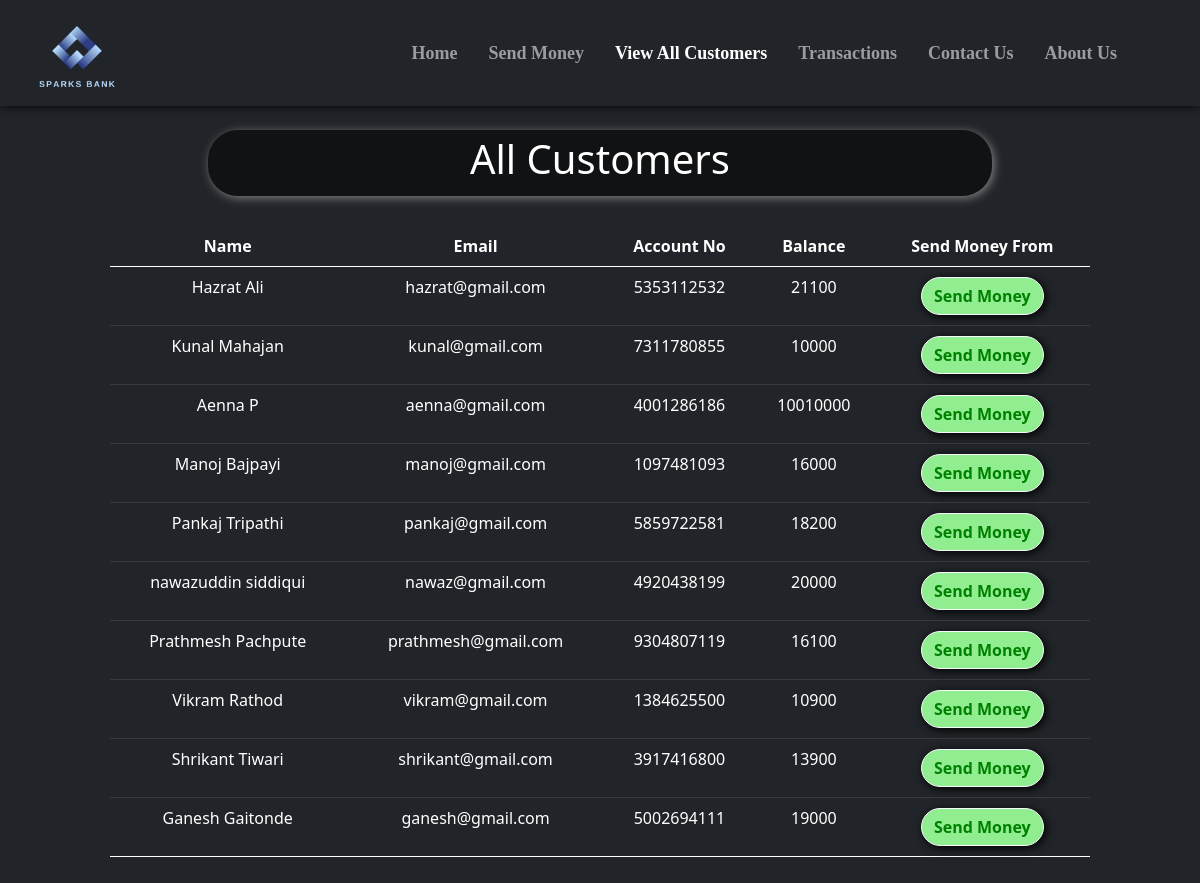
/all_cust.php, run on the app's committed database.
### tables this page shows
CREATE TABLE `users` (
  `sr` int(11) NOT NULL,
  `name` varchar(20) NOT NULL,
  `email` varchar(20) NOT NULL,
  `accno` varchar(10) NOT NULL,
  `blc` bigint(20) NOT NULL
);

### all_cust.php (the view, shortened to what this page needs)
<!doctype html>
<html lang="en">
<head>
    <link href="https://cdn.jsdelivr.net/npm/bootstrap@5.0.2/dist/css/bootstrap.min.css" rel="stylesheet"
>
    <link rel="stylesheet" href="https://cdnjs.cloudflare.com/ajax/libs/font-awesome/5.15.3/css/all.min.css"
 />
</head>
<body style="background-color:#212529;">
    <?php include 'spin.php'; ?>
    <nav class="navbar navbar-expand-lg navbar-dark bg-dark fixed fixed-top"
        style="font-family:candara; font-size:18px; box-shadow: 0px 0px 10px 0px black;">
        <div class="container-fluid">
            <a href="index.php"><img src="statics\logo.png" alt=""
                    style="height: 80px; margin-left:25px; margin-top:10px;"></a>
        </div>
        <div class="collapse navbar-collapse" id="navbarSupportedContent">
            <b>
                <ul class="navbar-nav ">
                    <li class="nav-item nav-links" style="margin-left:15px;">
                        <a class="nav-link text-nowrap" aria-current="page" href="index.php">Home</a>
                    </li>
                    <li class="nav-item" style="margin-left:15px; ">
                        <a class="nav-link text-nowrap" href="send_money.php">Send Money</a>
                    </li>
                    <li class="nav-item" style="margin-left:15px;">
                        <a class="nav-link text-nowrap active" href="all_cust.php">View All Customers</a>
                    </li>
                    <li class="nav-item" style="margin-left:15px;">
                        <a class="nav-link text-nowrap" href="transactions.php">Transactions</a>
                    </li>
                    <li class="nav-item" style="margin-left:15px;">
                        <a class="nav-link text-nowrap" href="contact_us.php">Contact Us</a>
                    </li>
                    <li class="nav-item" style="margin-left:15px; margin-right:75px;">
                        <a class="nav-link text-nowrap" href="about_us.php">About Us</a>
                    </li>
                </ul>
            </b>
        </div>
    </nav>
    <center>
        <div class="container" style="margin-top: 10%; padding:10px 80px 10px 80px; ">
            <div
                style="width:80%; background-color:rgba(0,0,0,.5); padding:5px 5px 5px 5px; border-radius:30px; box-shadow: 2px 2px 10px gray;">
                <h1 style=" color:white;">All Customers</h1>
            </div>
            <?php
    $conn = mysqli_connect($servername, $username, $password, $database);
    if(!$conn){
        die("Connection not established: ".mysqli_connect_error());
    }else{
        $sql = "SELECT * FROM `users`";
        $result = mysqli_query($conn, $sql);
?>
            <table class="table table-dark" style="margin-top: 30px;">
                <thead>
                    <tr>
                        <th scope="col">Name</th>
                        <th scope="col">Email</th>
                        <th scope="col">Account No</th>
                        <th scope="col">Balance</th>
                        <th scope="col">Send Money From</th>
                    </tr>
                </thead>
                <?php
echo "<tbody>";
        while($row = mysqli_fetch_assoc($result)){
        echo    '
            <tr>
              <td>'.$row['name'].'</td>
              <td>'.$row['email'].'</td>
              <td>'.$row['accno'].'</td>
              <td>'.$row['blc'].'</td>
              <td style="padding:10px 10px 10px 10px">
              <a href="send_money.php?reads='.$row['accno'].'"
              <button type="button" class="btn mybtn btn-outline-light">Send Money</button>
              </a>
              </td>
            </tr>';
    }
    }
    echo "</tbody>";
?>
        </div>
    </center>
</body>
</html>

### spin.php (shortened to what this page needs)
<html>
<head>
<link rel="stylesheet" href="https://cdnjs.cloudflare.com/ajax/libs/font-awesome/5.15.3/css/all.min.css" />
</head>
<body>
    </body>
</html>

### all_cust.php (style rules this page uses)
th, td { text-align: center; }
.mybtn { box-shadow: 2px 2px 10px black; border-radius: 30px; font-weight: bold; background-color: lightgreen; color: green; }

### data on the page
users: name "Hazrat Ali", email "hazrat@gmail.com", accno "5353112532", blc "21100"
users: name "Kunal Mahajan", email "kunal@gmail.com", accno "7311780855", blc "10000"
users: name "Aenna P", email "aenna@gmail.com", accno "4001286186", blc "10010000"
users: name "Manoj Bajpayi", email "manoj@gmail.com", accno "1097481093", blc "16000"
users: name "Pankaj Tripathi", email "pankaj@gmail.com", accno "5859722581", blc "18200"
users: name "nawazuddin siddiqui", email "nawaz@gmail.com", accno "4920438199", blc "20000"
users: name "Prathmesh Pachpute", email "prathmesh@gmail.com", accno "9304807119", blc "16100"
users: name "Vikram Rathod", email "vikram@gmail.com", accno "1384625500", blc "10900"
users: name "Shrikant Tiwari", email "shrikant@gmail.com", accno "3917416800", blc "13900"
users: name "Ganesh Gaitonde", email "ganesh@gmail.com", accno "5002694111", blc "19000"
